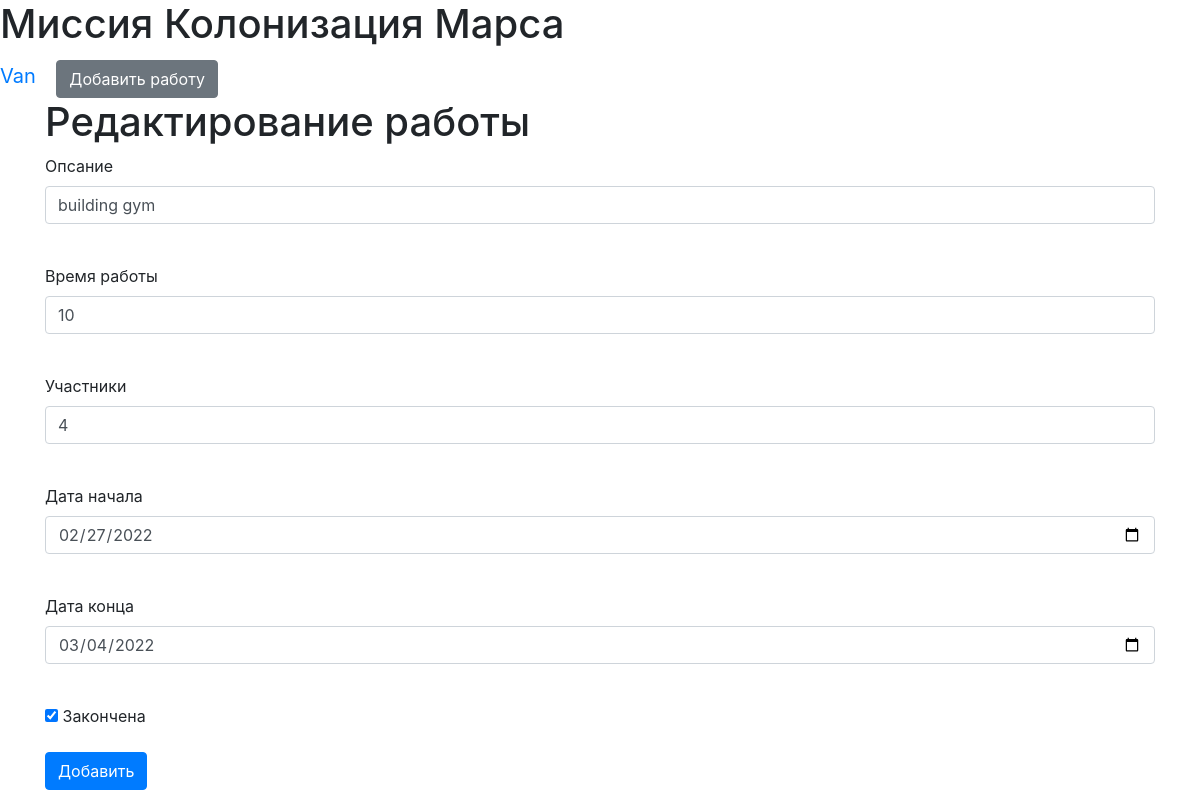
The app's page /jobs/2 (signed in), older data.
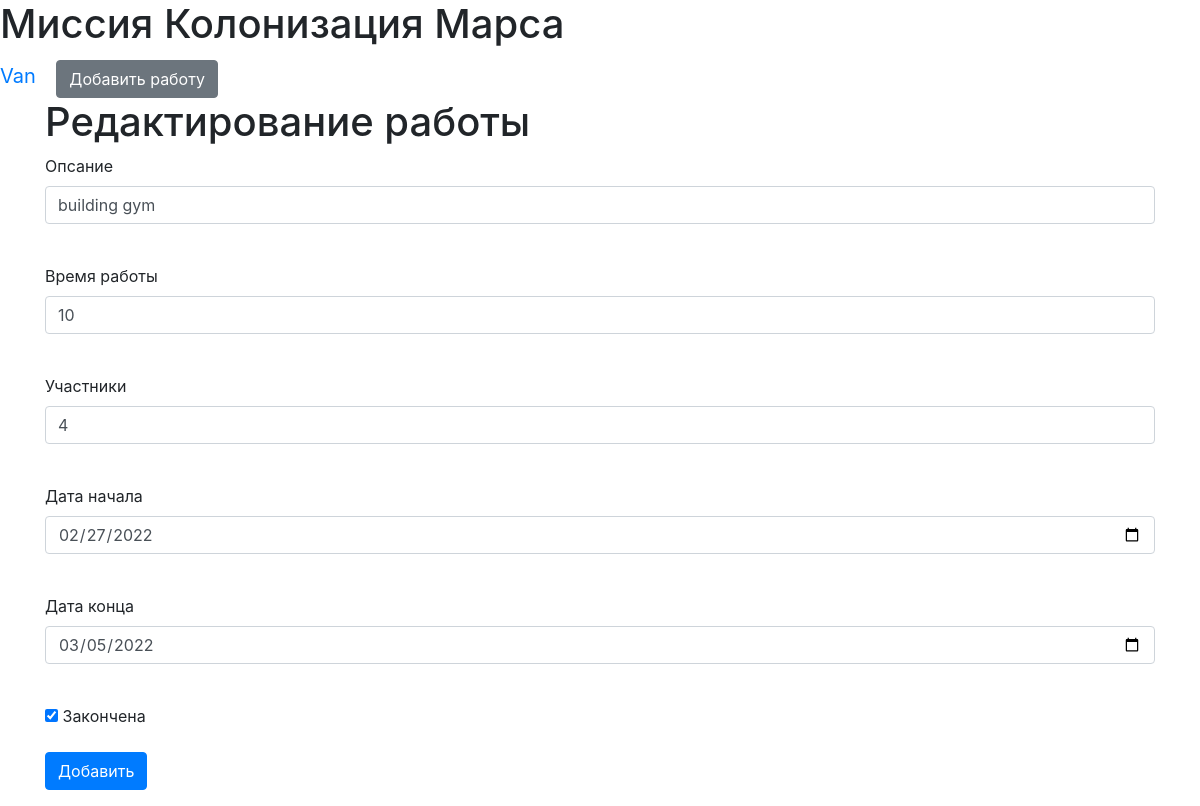
The same page, newer data.
### data/jobs.py (models this page shows)
class Jobs(SqlAlchemyBase):
    __tablename__ = 'jobs'
    id = sqlalchemy.Column(sqlalchemy.Integer,
                           primary_key=True, autoincrement=True)
    job = sqlalchemy.Column(sqlalchemy.String, nullable=True)
    work_size = sqlalchemy.Column(sqlalchemy.Integer)
    collaborators = sqlalchemy.Column(sqlalchemy.String)
    start_date = sqlalchemy.Column(sqlalchemy.DateTime)
    end_date = sqlalchemy.Column(sqlalchemy.DateTime)
    is_finished = sqlalchemy.Column(sqlalchemy.Boolean)
    team_leader = sqlalchemy.Column(sqlalchemy.Integer,
                                    sqlalchemy.ForeignKey("users.id"))
    user = orm.relation('User')

### main.py (the view, shortened to what this page needs)
@app.route('/jobs/<int:id>', methods=['GET', 'POST'])
@login_required
def edit_news(id):
    form = JobsForm()
    if request.method == "GET":
        db_sess = db_session.create_session()
        jobs = db_sess.query(Jobs).filter(Jobs.id == id,
                                          Jobs.team_leader == current_user.id
                                          ).first()
        if jobs:
            form.job.data = jobs.job
            form.work_size.data = jobs.work_size
            form.collaborators.data = jobs.collaborators
            form.start_date.data = jobs.start_date
            form.end_date.data = jobs.end_date
            form.is_finished.data = jobs.is_finished
        else:
            abort(404)
    return render_template('add_job.html',
                           title='Редактирование работы',
                           form=form
                           )

### forms/job.py
class JobsForm(FlaskForm):
    job = StringField('Опсание', validators=[DataRequired()])
    work_size = IntegerField('Время работы')
    collaborators = StringField('Участники')
    start_date = DateField('Дата начала', format="%Y-%m-%d")
    end_date = DateField('Дата конца', format="%Y-%m-%d")
    is_finished = BooleanField("Закончена")
    submit = SubmitField('Добавить')

### data/db_session.py (called while the page is built)
def create_session() -> Session:
    global __factory
    return __factory()

### main.py (called while the page is built)
@login_manager.user_loader
def load_user(user_id):
    db_sess = db_session.create_session()
    return db_sess.query(User).get(user_id)

### templates/add_job.html (shortened to what this page needs)
{% extends "base.html" %}
{% block content %}
<h1>{{ title }}</h1>
<form action="" method="post">
    <p>
        {{ form.job.label }}<br>
        {{ form.job(class="form-control") }}<br>
    </p>
    <p>
        {{ form.work_size.label }}<br>
        {{ form.work_size(class="form-control") }}<br>
    </p>
    <p>
        {{ form.collaborators.label }}<br>
        {{ form.collaborators(class="form-control") }}<br>
    </p>
    <p>
        {{ form.start_date.label }}<br>
        {{ form.start_date(class="form-control") }}<br>
    </p>
    <p>
        {{ form.end_date.label }}<br>
        {{ form.end_date(class="form-control") }}<br>
    </p>
    <p>{{ form.is_finished() }} {{ form.is_finished.label }}</p>
    <p>{{ form.submit(type="submit", class="btn btn-primary") }}</p>
</form>
{% endblock %}

Row changes from the older to the newer data that the page shows:
changed Jobs "building gym": end_date "03/04/2022" → "03/05/2022"
